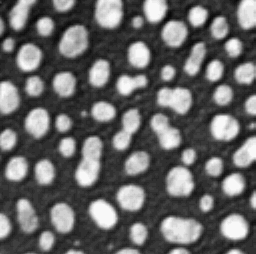
#> input picture docs/29b_xai_shap/data/blobs.tif, 256 x 254 px
$ jupyter execute --allow-errors object_classification.ipynb
#> lines starting #> are read from the running program, lines starting #| are printed output that depends on the picture; after the words box and inside, x2 and y2 are one past the last pixel; in counts of white or black regions, pixels touching at a corner belong together
# Explaining Object classification using SHAP

In this notebook, we will segment objects in an image and classify them using shape measurements. Using [SHAP Analysis](https://shap.readthedocs.io/en/latest/) we can explain what role the different shape descriptors play.

[cell 1]
import numpy as np
from skimage.io import imread
from skimage.measure import label, regionprops_table
import pandas as pd
from sklearn.ensemble import RandomForestClassifier
from sklearn.model_selection import train_test_split
import shap
import stackview

We use the blobs example image which contains multiple objects which could be grouped according to their size and shape. For example the 8-shaped objects in the center could be identified as group.

[cell 2]
# Load the image
image = imread('data/blobs.tif')
#> image is the input picture: shape (254, 256); min 8, max 248, mean 103.3
# Apply threshold and
binary = image > 120
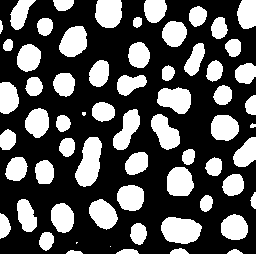
#> binary: shape (254, 256) bool; 34.2% white; 64 white regions (3 under 20 px), largest, box (x1, y1, x2, y2) and area: (75, 137, 102, 187) 902, (161, 217, 202, 244) 858, (157, 87, 191, 114) 676
# Label connected components
labels = label(binary)
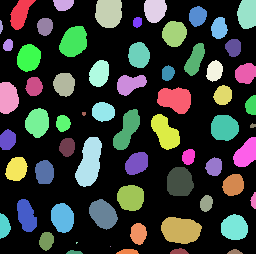
#> labels: shape (254, 256) int32; 65 distinct labels, from 0 to 64; one colour per label, 0 black

import stackview
from matplotlib import pyplot as plt

fig, ax = plt.subplots(1, 2, figsize=(10, 4))
stackview.imshow(image, plot=ax[0])
#> (this line was passed over: stackview is not available in this run)
stackview.imshow(labels, plot=ax[1])
#> (this line was passed over: stackview is not available in this run)

## Extract region properties
To allow object classification using shape features, we need to measure and compute the features.

[cell 3]
# Measure object properties using scikit-image
properties = ['label', 'area', 'perimeter', 'mean_intensity', 'max_intensity',
             'min_intensity', 'eccentricity', 'solidity', 'extent', "minor_axis_length", "major_axis_length"]
measurements = regionprops_table(labels, intensity_image=image, properties=properties)
#> measurements = 11 items
df = pd.DataFrame(measurements)
#> df = table of 64 rows and 11 columns
# Add aspect ratio column
df['aspect_ratio'] = df['major_axis_length'] / df['minor_axis_length']

display(df.head())

## Annotation data
Next we load some annotation data. The annotation was hand-drawn on a label image and needs to be converted to tabular format first.

[cell 4]
# Load annotation image and extract maximum intensity per label
annotation_image = imread('data/blobs_label_annotation.tif')
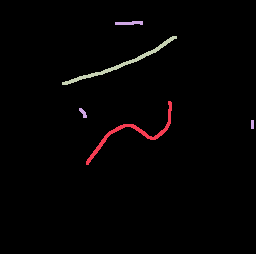
#> input picture docs/29b_xai_shap/data/blobs_label_annotation.tif, 256 x 254 px
#> annotation_image is the input picture: shape (254, 256) int32; 4 distinct labels, from 0 to 3
annotation_props = regionprops_table(labels, intensity_image=annotation_image,
                                    properties=['label', 'max_intensity'])
#> annotation_props = 2 items
annotation_df = pd.DataFrame(annotation_props)
#> annotation_df = table of 64 rows and 2 columns
annotation_df = annotation_df.rename(columns={'max_intensity': 'annotation'})

# Merge with main dataframe
df = df.merge(annotation_df, on='label')
#> df = table of 64 rows and 13 columns
display(df.head())

[cell 5]
len(df)
#> Out = 64

## Train Random Forest Classifier
Next, we train a random forest classifier. Therefore, we exctract only the objects which were annotated.

[cell 6]
annotated_df = df[df['annotation'] != 0]
#> annotated_df = table of 12 rows and 13 columns
len(annotated_df)
#> Out = 12

[cell 7]
# Prepare data for classification
feature_columns = ["solidity", "perimeter", "area", "aspect_ratio", "extent"]
                  # annotated_df.columns #['area', 'perimeter', 'mean_intensity', 'max_intensity',
                  # 'min_intensity', 'eccentricity', 'solidity', 'extent']
X = annotated_df[feature_columns]
#> X = table of 12 rows and 5 columns
y = annotated_df['annotation']

# Split data
X_train, X_test, y_train, y_test = train_test_split(X, y, test_size=0.2, random_state=42)
#> X_train = table of 9 rows and 5 columns; X_test = table of 3 rows and 5 columns

# Train model
rf = RandomForestClassifier(n_estimators=100, random_state=42)
rf.fit(X_train, y_train)

# Print accuracy
print(f"Training accuracy: {rf.score(X_train, y_train):.3f}")
#| Training accuracy: 1.000
print(f"Testing accuracy: {rf.score(X_test, y_test):.3f}")
#| Testing accuracy: 0.333

We can now apply this classifier to the entire dataset.

[cell 8]
y_ = rf.predict(df[feature_columns])
#> y_ = 64 values, max 3 at index 1, min 1 at index 0, mean 2.45
y_
#> Out has the same summary as y_

[cell 9]
# Map labels to y values
result = labels.copy()
for i, label_id in enumerate(np.unique(labels)[1:], 1):  # skip 0 as it's background
    result[labels == label_id] = y_[i-1]
#> this loop made 64 passes
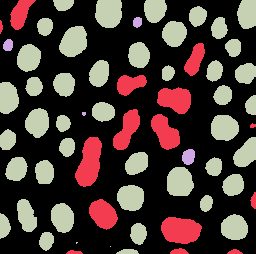
#> result: shape (254, 256) int32; 4 distinct labels, from 0 to 3; one colour per label, 0 black

# Show result
stackview.insight(result)
#> (this line was passed over: stackview is not available in this run)
